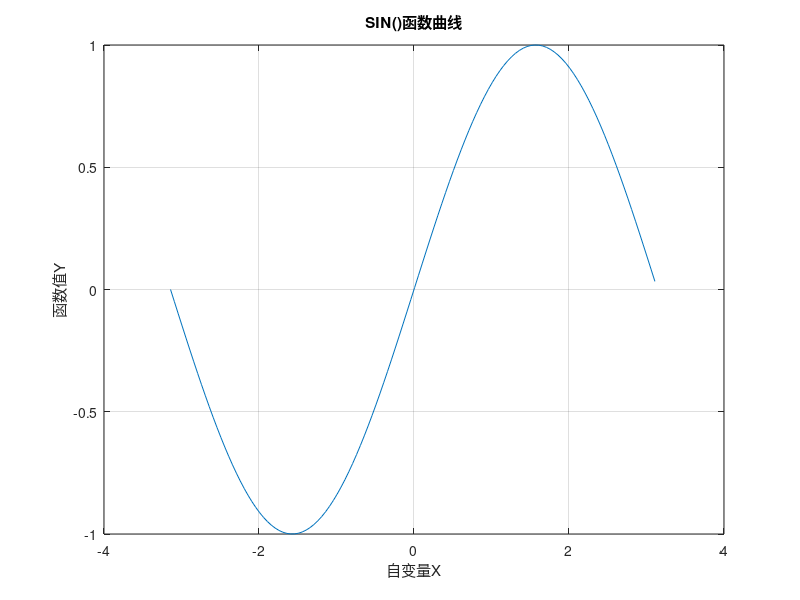

Write MATLAB code to recreate this figure.
% 三角函数曲线（1）
function Example01
h0=figure('toolbar','none',...
    'position',[198 56 350 300],...
    'name','Example01');
h1=axes('parent',h0,...
    'visible','off');
x=-pi:0.05:pi;
y=sin(x);
plot(x,y);
xlabel('自变量X');
ylabel('函数值Y');
title('SIN()函数曲线');
grid on
